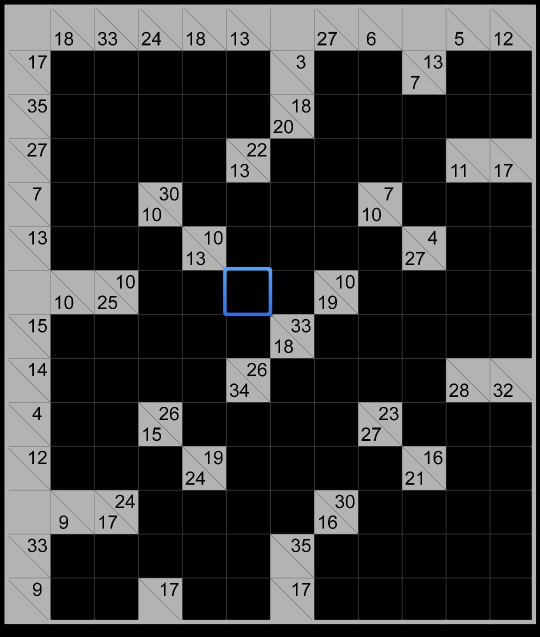
#> input picture data/images/prueba1.jpeg, 1080 x 1273 px (shown at 1/2 size)
$ python -i preprocess.py   (imports and definitions only)
#> lines starting #> are read from the running program, lines starting #| are printed output that depends on the picture; after the words box and inside, x2 and y2 are one past the last pixel; in counts of white or black regions, pixels touching at a corner belong together
"""Fase 1 - Paso 1: preprocesamiento y corrección de perspectiva.

Flujo:
    imagen BGR -> escala de grises -> desenfoque -> binarización adaptativa
    -> componente conexa más grande (la grilla) -> 4 esquinas
    -> transformación de perspectiva (vista cenital del tablero).

La grilla se localiza como la componente conexa con más píxeles de "tinta"
(líneas + bordes de las celdas negras), no como el contorno más grande: así no
se confunde con el borde de la hoja cuando la foto se toma sobre una mesa.
"""
from __future__ import annotations

from dataclasses import dataclass

import cv2
import numpy as np

MAX_SIDE = 1600      # se reduce la imagen de entrada a este tamaño máximo
WARP_SIDE = 900      # lado mayor del tablero rectificado


@dataclass
class Rectified:
    gray: np.ndarray          # tablero rectificado (escala de grises)
    color: np.ndarray         # tablero rectificado (BGR)
    H: np.ndarray             # homografía imagen_original -> rectificada
    corners: np.ndarray       # 4 esquinas en la imagen original (tl, tr, br, bl)
    scale: float              # factor aplicado al redimensionar la entrada
    debug: dict               # imágenes intermedias (para el informe)
    at_edge: bool = False     # el tablero llega al borde de la imagen


def load_image(path) -> np.ndarray:
    img = cv2.imdecode(np.fromfile(str(path), dtype=np.uint8), cv2.IMREAD_COLOR)
    if img is None:
        raise FileNotFoundError(f"no se pudo leer la imagen {path}")
    return img


def to_gray(img: np.ndarray) -> np.ndarray:
    return img if img.ndim == 2 else cv2.cvtColor(img, cv2.COLOR_BGR2GRAY)


def contrast_gray(bgr: np.ndarray) -> np.ndarray:
    """Escala de grises de máximo contraste (primera componente principal del color).

    La conversión estándar a grises puede dejar casi iguales dos colores distintos
    (p. ej. amarillo claro y amarillo oscuro). Se proyecta cada píxel sobre la
    dirección de color con mayor varianza del tablero, orientada como la
    luminancia, y se estira a 0-255. Para tableros en blanco y negro equivale a
    la escala de grises usual.
    """
    if bgr.ndim == 2:
        return bgr
    X = bgr.reshape(-1, 3).astype(np.float32)
    sample = X[:: max(1, len(X) // 50000)]
    mu = sample.mean(0)
    _, vecs = np.linalg.eigh(np.cov((sample - mu).T))
    v = vecs[:, -1]
    lum = np.array([0.114, 0.587, 0.299], np.float32)  # BGR
    if v @ lum < 0:
        v = -v
    g = (X - mu) @ v
    lo, hi = np.percentile(g, 0.5), np.percentile(g, 99.5)
    g = np.clip((g - lo) / (hi - lo + 1e-6) * 255, 0, 255)
    return g.reshape(bgr.shape[:2]).astype(np.uint8)


def binarize(gray: np.ndarray) -> np.ndarray:
    """Binarización adaptativa invertida: tinta (oscuro) = 255."""
    blur = cv2.GaussianBlur(gray, (5, 5), 0)
    block = max(11, (min(gray.shape) // 30) | 1)
    return cv2.adaptiveThreshold(blur, 255, cv2.ADAPTIVE_THRESH_GAUSSIAN_C,
                                 cv2.THRESH_BINARY_INV, block, 7)


def order_corners(pts: np.ndarray) -> np.ndarray:
    """Ordena 4 puntos como (arriba-izq, arriba-der, abajo-der, abajo-izq).

    Se ordenan por ángulo alrededor del centroide (sentido horario) y se empieza
    por el más cercano a la esquina superior izquierda. A diferencia de usar
    argmin/argmax de x+y y de y-x, nunca repite un punto aunque el tablero esté
    girado ~45° en la foto (antes el cuadrilátero degeneraba en un triángulo).
    Si el giro es grande, el tablero puede quedar rotado 90°/180°: eso lo corrige
    la selección de orientación en vision/pipeline.py.
    """
    pts = pts.reshape(4, 2).astype(np.float32)
    c = pts.mean(0)
    ang = np.arctan2(pts[:, 1] - c[1], pts[:, 0] - c[0])   # y hacia abajo: creciente = horario
    pts = pts[np.argsort(ang)]
    pts = np.roll(pts, -int(np.argmin(pts.sum(1))), axis=0)
    return pts.astype(np.float32)


def _quad_from_points(points: np.ndarray) -> np.ndarray:
    hull = cv2.convexHull(points)
    peri = cv2.arcLength(hull, True)
    for eps in np.linspace(0.01, 0.1, 19):
        approx = cv2.approxPolyDP(hull, eps * peri, True)
        if len(approx) == 4:
            return order_corners(approx)
    return order_corners(cv2.boxPoints(cv2.minAreaRect(hull)))


def find_board(binary: np.ndarray) -> np.ndarray:
    """Devuelve las 4 esquinas del tablero en la imagen binaria."""
    # Cerrar pequeñas discontinuidades de las líneas de la grilla.
    closed = cv2.morphologyEx(binary, cv2.MORPH_CLOSE, np.ones((3, 3), np.uint8))
    n, labels, stats, _ = cv2.connectedComponentsWithStats(closed, connectivity=8)
    if n <= 1:
        raise ValueError("no se encontró ninguna grilla en la imagen")
    h, w = binary.shape
    best, best_score = None, -1.0
    for i in range(1, n):
        x, y, bw, bh, area = stats[i]
        if bw < 0.15 * w or bh < 0.15 * h:
            continue
        # Penaliza componentes que tocan el borde de la imagen (sombras, mesa).
        touches = x <= 1 or y <= 1 or x + bw >= w - 1 or y + bh >= h - 1
        score = area * (0.3 if touches else 1.0)
        if score > best_score:
            best, best_score = i, score
    if best is None:
        raise ValueError("no se encontró ninguna grilla suficientemente grande")
    ys, xs = np.nonzero(labels == best)
    pts = np.stack([xs, ys], axis=1).astype(np.int32).reshape(-1, 1, 2)
    return _quad_from_points(pts)


def rectify(img: np.ndarray, corners: np.ndarray, side: int = WARP_SIDE):
    tl, tr, br, bl = corners
    width = max(np.linalg.norm(tr - tl), np.linalg.norm(br - bl))
    height = max(np.linalg.norm(bl - tl), np.linalg.norm(br - tr))
    k = side / max(width, height)
    W, Hh = int(round(width * k)), int(round(height * k))
    dst = np.array([[0, 0], [W - 1, 0], [W - 1, Hh - 1], [0, Hh - 1]], dtype=np.float32)
    H = cv2.getPerspectiveTransform(corners, dst)
    return cv2.warpPerspective(img, H, (W, Hh), flags=cv2.INTER_CUBIC,
                               borderMode=cv2.BORDER_REPLICATE), H


def full_frame(shape) -> np.ndarray:
    h, w = shape[:2]
    return np.array([[0, 0], [w - 1, 0], [w - 1, h - 1], [0, h - 1]], dtype=np.float32)


def preprocess(img: np.ndarray) -> Rectified:
    scale = min(1.0, MAX_SIDE / max(img.shape[:2]))
    if scale < 1.0:
        img = cv2.resize(img, None, fx=scale, fy=scale, interpolation=cv2.INTER_AREA)
    gray = to_gray(img)
    binary = binarize(gray)
    bgr = img if img.ndim == 3 else cv2.cvtColor(img, cv2.COLOR_GRAY2BGR)
    # Si el tablero llega al borde de la imagen (captura digital recortada justo al
    # tablero), su contorno no es detectable: se usa la imagen completa.
    try:
        corners = find_board(binary)
        h, w = gray.shape
        m = 0.02 * max(h, w)
        at_edge = sum(x < m or y < m or x > w - 1 - m or y > h - 1 - m for x, y in corners)
        full = at_edge >= 2
    except ValueError:
        full = True
    if full:
        corners = full_frame(gray.shape)
    color_w, H = rectify(bgr, corners)
    gray_w = contrast_gray(color_w)

    contour = bgr.copy()
    cv2.polylines(contour, [corners.astype(np.int32)], True, (0, 0, 255), 3)
    for p in corners:
        cv2.circle(contour, tuple(int(v) for v in p), 8, (0, 200, 0), -1)

    # Homografía respecto a la imagen ORIGINAL (antes de redimensionar).
    S = np.diag([scale, scale, 1.0])
    return Rectified(gray_w, color_w, H @ S, corners / scale, scale,
                     {"1_gray": gray, "2_binary": binary, "3_board": contour, "4_warped": color_w}, full)

>>> import cv2
>>> picture = cv2.imread('../data/images/prueba1.jpeg')
#> picture is the input picture: shape (1273, 1080, 3); mean B, G, R 54.4, 54.2, 54.1
>>> result = preprocess(picture)
#> in binarize, `return cv2.adaptiveThreshold(blur, 255, cv2.ADAPTIVE_THRESH_GAUSSIAN_C..`:
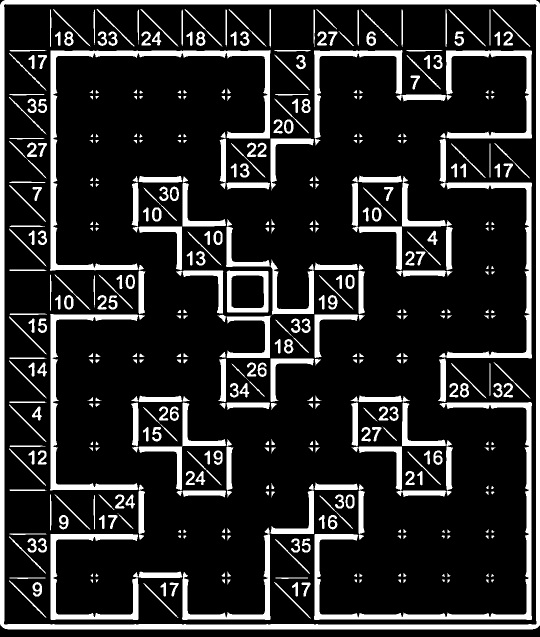
#> returned value: shape (1273, 1080) (shown at 1/2 size); 15.7% white; 477 white regions (6 under 20 px), largest, box (x1, y1, x2, y2) and area: (0, 0, 1080, 1259) 41704, (100, 100, 541, 542) 13807, (628, 804, 1064, 1240) 12978
#> in find_board, `closed = cv2.morphologyEx(binary, cv2.MORPH_CLOSE, np.ones((3, 3), np...`: closed: shape (1273, 1080); 15.8% white; 390 white regions (6 under 20 px), largest, box (x1, y1, x2, y2) and area: (100, 100, 1064, 1240) 76659, (0, 0, 1080, 1259) 41717, (263, 352, 730, 820) 21271
#> in find_board, `n, labels, stats, _ = cv2.connectedComponentsWithStats(closed, connect..`:
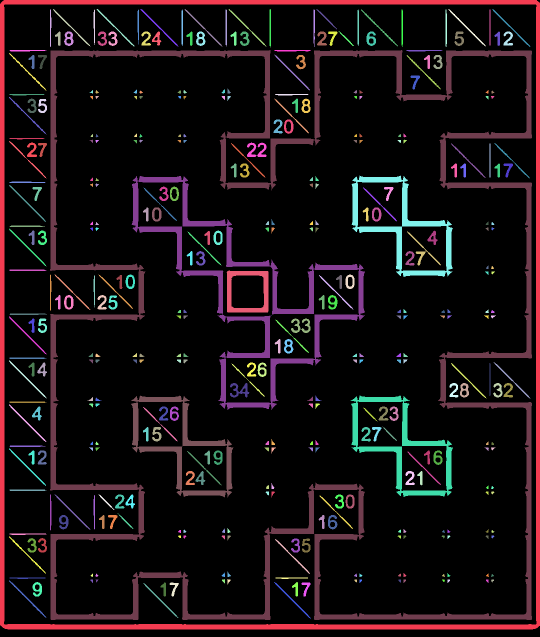
#> labels: shape (1273, 1080) int32 (shown at 1/2 size); 391 distinct labels, from 0 to 390; one colour per label, 0 black
#> in find_board, `n, labels, stats, _ = cv2.connectedComponentsWithStats(closed, connect..`: n = 391; stats = 391 rows, first 6: [0, 0, 1080, 1273, 1157666], [0, 0, 1080, 1259, 41717], [100, 19, 3, 75, 170], [106, 18, 75, 75, 269], [187, 19, 3, 71, 170], [193, 18, 76, 75, 282]
#> the loop in find_board, `for i in range(1, n):` made 390 passes
#> (x, y, bw, bh, area, touches, score, best) on passes 1, 40: (0, 0, 1080, 1259, 41717, True, 12515.1, 1), (100, 100, 964, 1140, 76659, False, 76659, 40)
#> (x, y, bw, bh, area) on passes 2 to 7: (100, 19, 3, 75, 170), (106, 18, 75, 75, 269), (187, 19, 3, 71, 170), (193, 18, 76, 75, 282), (275, 19, 3, 70, 173), (281, 18, 76, 75, 287)
#> after the loop in find_board, `for i in range(1, n):`: best = 40; best_score = 76659
#> in find_board, `pts = np.stack([xs, ys], axis=1).astype(np.int32).reshape(-1, 1, 2)`: pts = contour of 76659 points, box (x1, y1, x2, y2) (100, 100, 1064, 1240), area 249296
#> in _quad_from_points, `hull = cv2.convexHull(points)`: hull = contour of 11 points, box (x1, y1, x2, y2) (100, 100, 1064, 1240), area 1096156
#> in _quad_from_points, `peri = cv2.arcLength(hull, True)`: peri = 4198.2
#> the loop in _quad_from_points, `for eps in np.linspace(0.01, 0.1, 19):` made 1 pass
#> (approx, pts in order_corners, c in order_corners, ang in order_corners) on pass 1: ([[1062, 1239], [101, 1238], [101, 101], [1063, 102]], [[101, 101], [1063, 102], [1062, 1239], [101, 1238]], [581.8, 670], [0.87, 2.27, -2.27, -0.868])
#> in preprocess, `corners = find_board(binary)`: corners = [[101, 101], [1063, 102], [1062, 1239], [101, 1238]]
#> in preprocess, `at_edge = sum(x < m or y < m or x > w - 1 - m or y > h - 1 - m for x, ..`: at_edge = 2
#> in preprocess, `full = at_edge >= 2`: full = True
#> in preprocess, `color_w, H = rectify(bgr, corners)`:
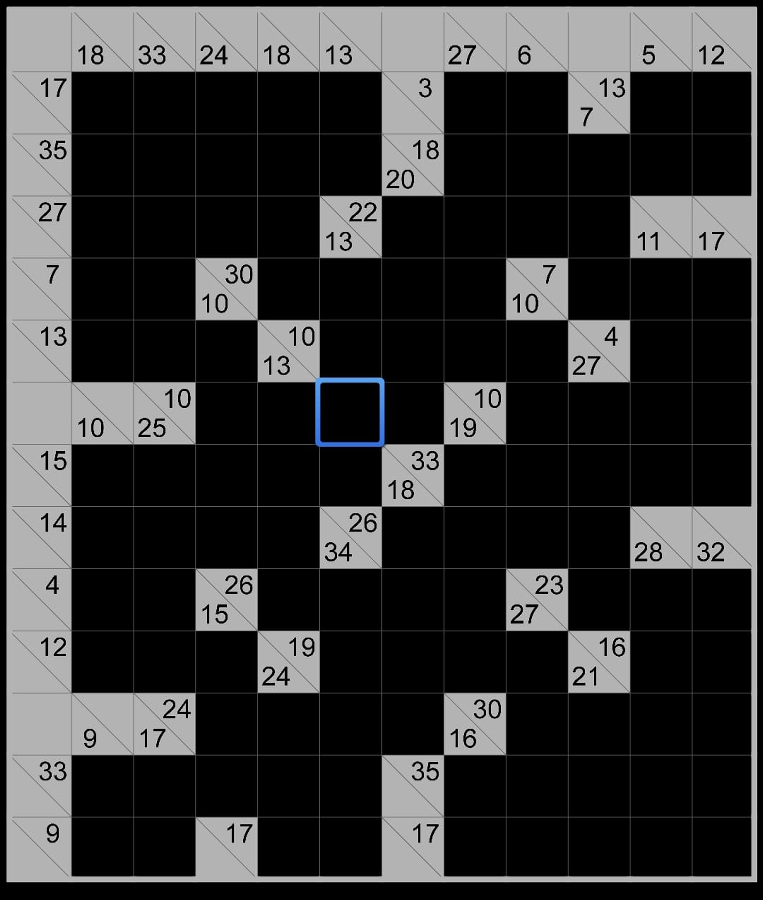
#> color_w: shape (900, 763, 3); mean B, G, R 54.5, 54.3, 54.2
#> in preprocess, `color_w, H = rectify(bgr, corners)`: H = [[0.706, 0, 0], [0, 0.707, 0], [0, 0, 1]]
#> in contrast_gray, `mu = sample.mean(0)`: mu = [54.42, 54.24, 54.13]
#> in contrast_gray, `_, vecs = np.linalg.eigh(np.cov((sample - mu).T))`: vecs = [[0.325, -0.748, -0.578], [-0.811, 0.0935, -0.577], [0.486, 0.657, -0.576]]
#> in contrast_gray, `v = vecs[:, -1]`: v = [-0.578, -0.577, -0.576]
#> in contrast_gray, `v = -v`: v = [0.578, 0.577, 0.576]
#> in contrast_gray, `lo, hi = np.percentile(g, 0.5), np.percentile(g, 99.5)`: lo = -93.98; hi = 240.3
#> in contrast_gray, `return g.reshape(bgr.shape[:2]).astype(np.uint8)`:
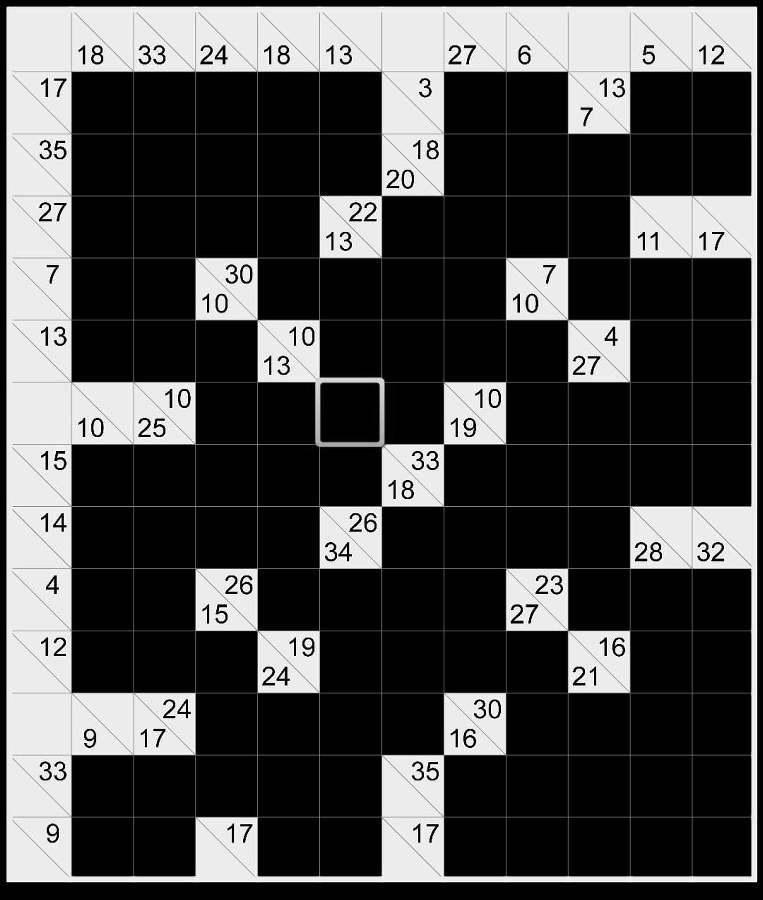
#> returned value: shape (900, 763); min 0, max 255, mean 71.6
#> in preprocess, `cv2.polylines(contour, [corners.astype(np.int32)], True, (0, 0, 255), 3)`:
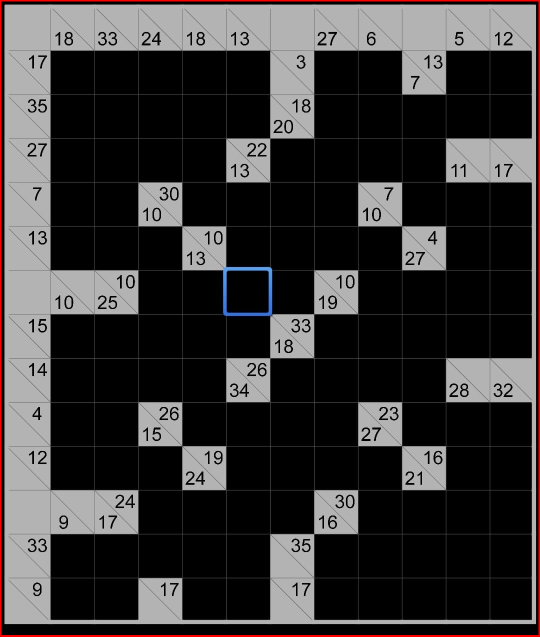
#> contour: shape (1273, 1080, 3) (shown at 1/2 size); 1.02% of pixels changed, all inside (x1, y1, x2, y2) = (0, 0, 1080, 1273)
